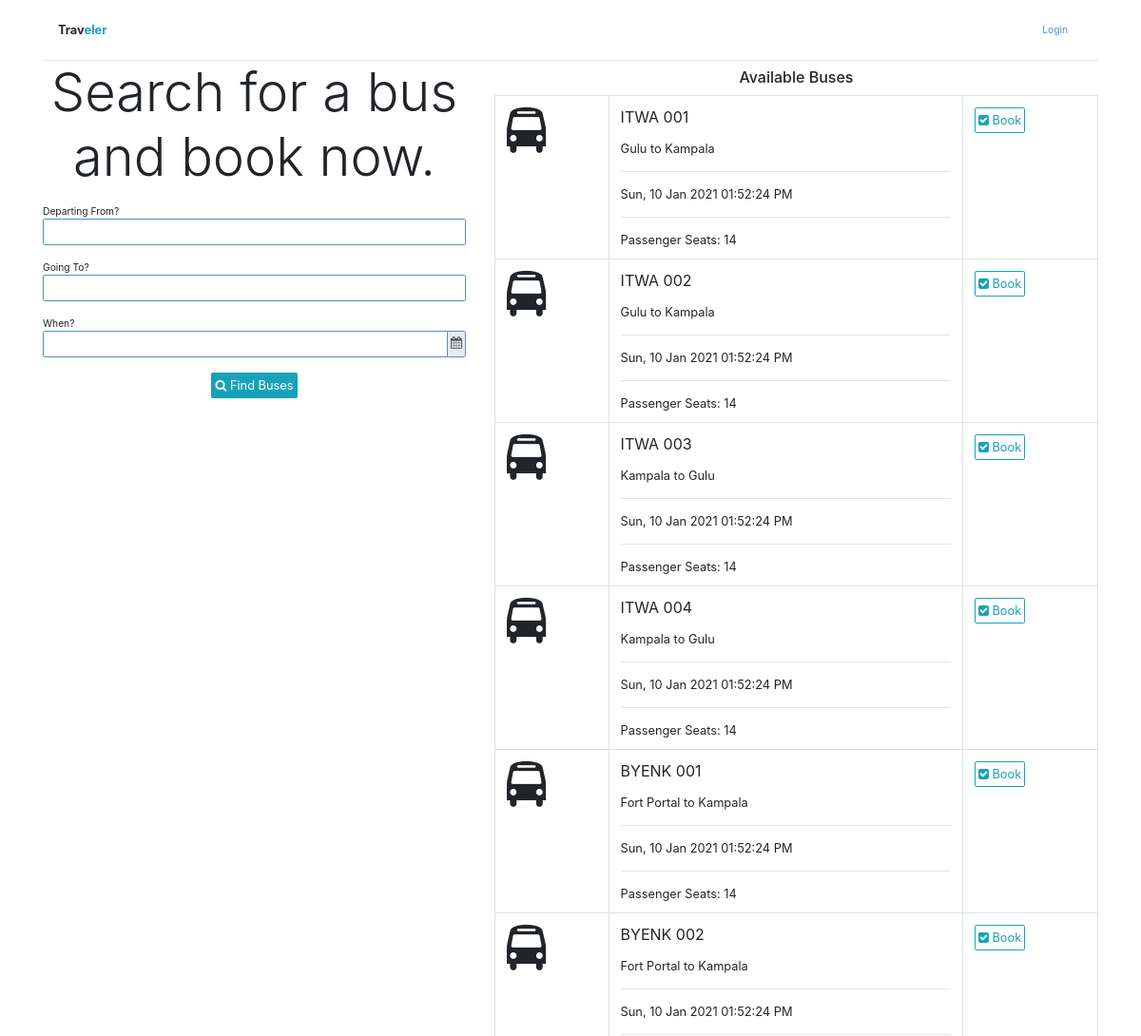
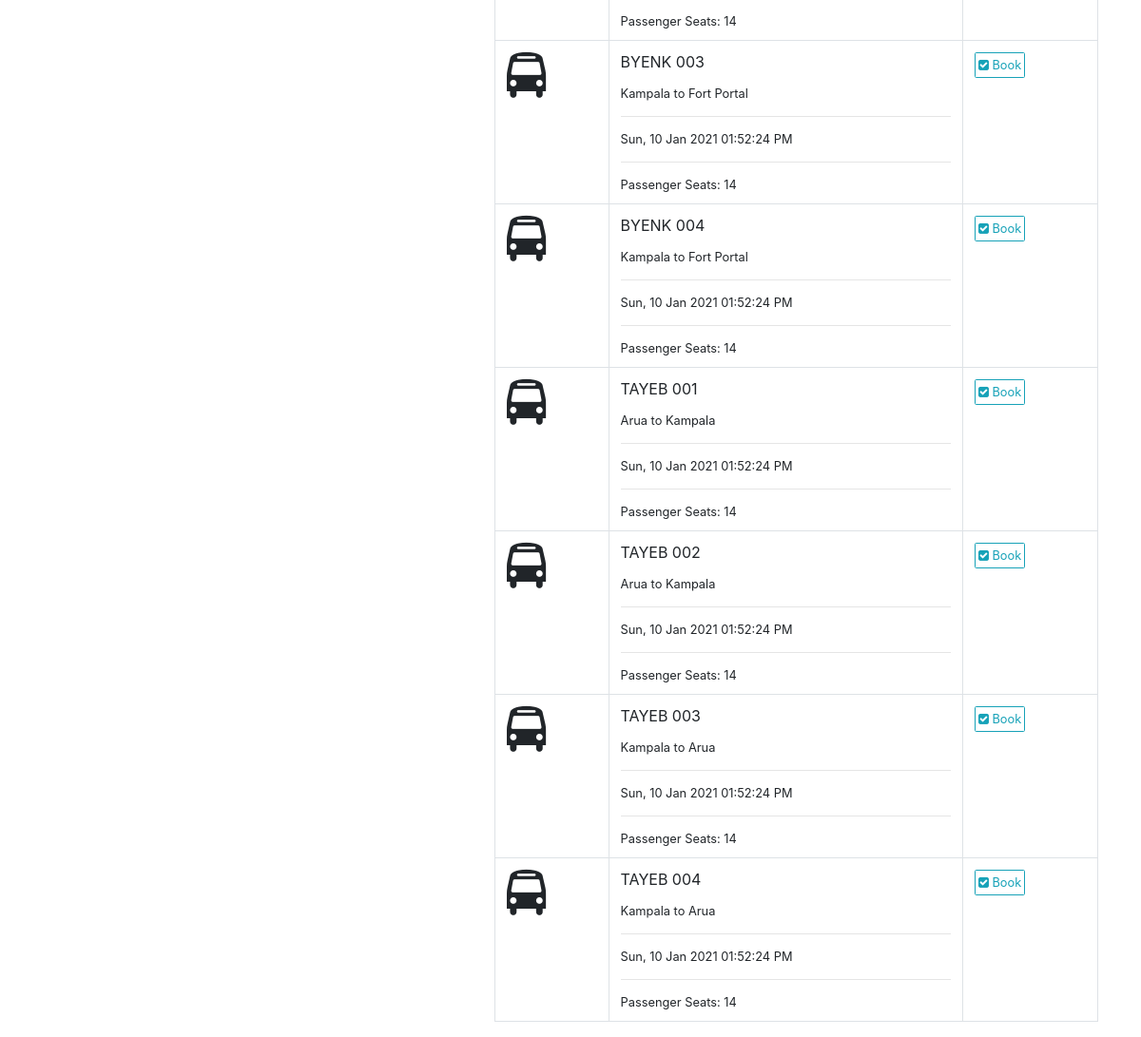
The page /bus/search on the database as committed earlier (2 pictures, top to bottom).
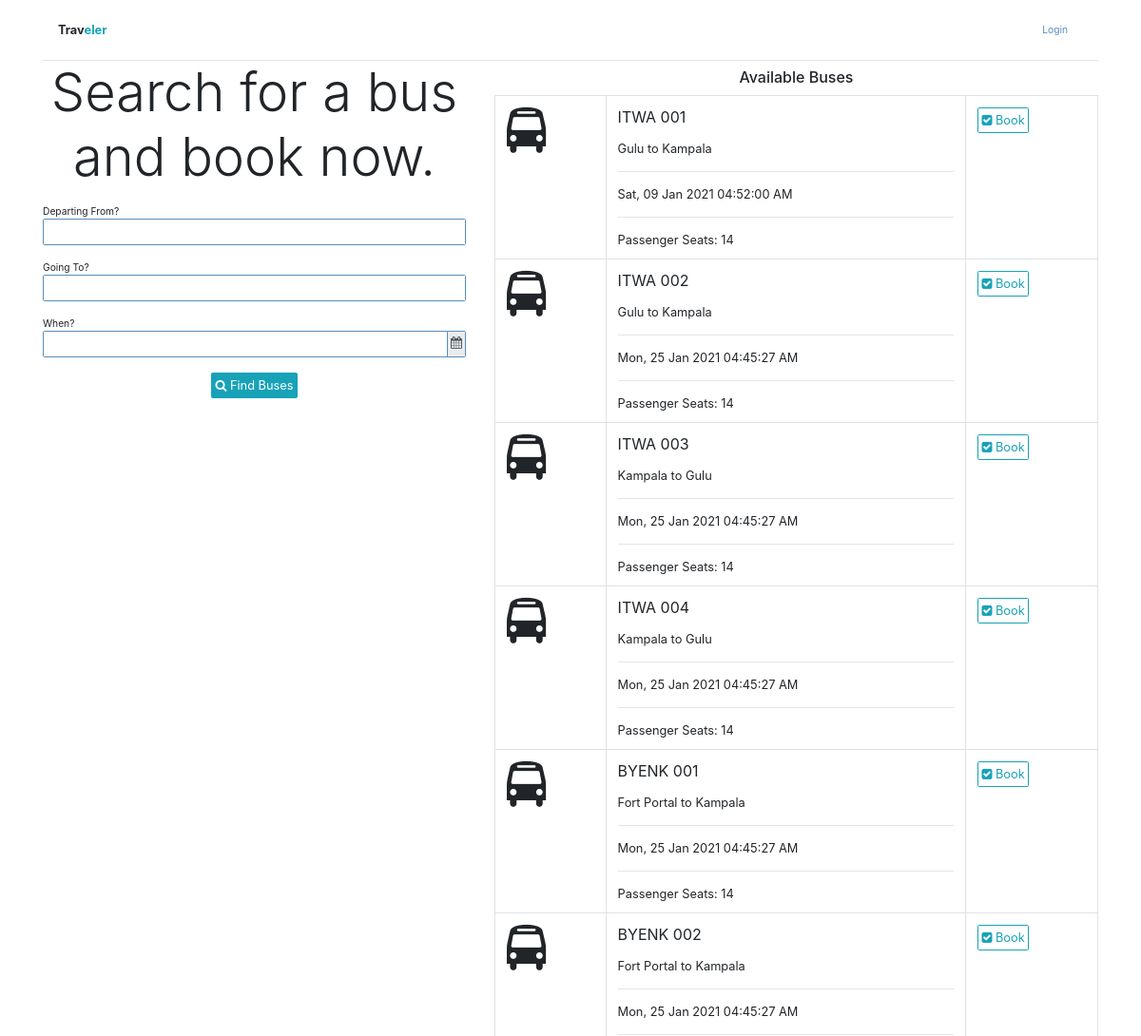
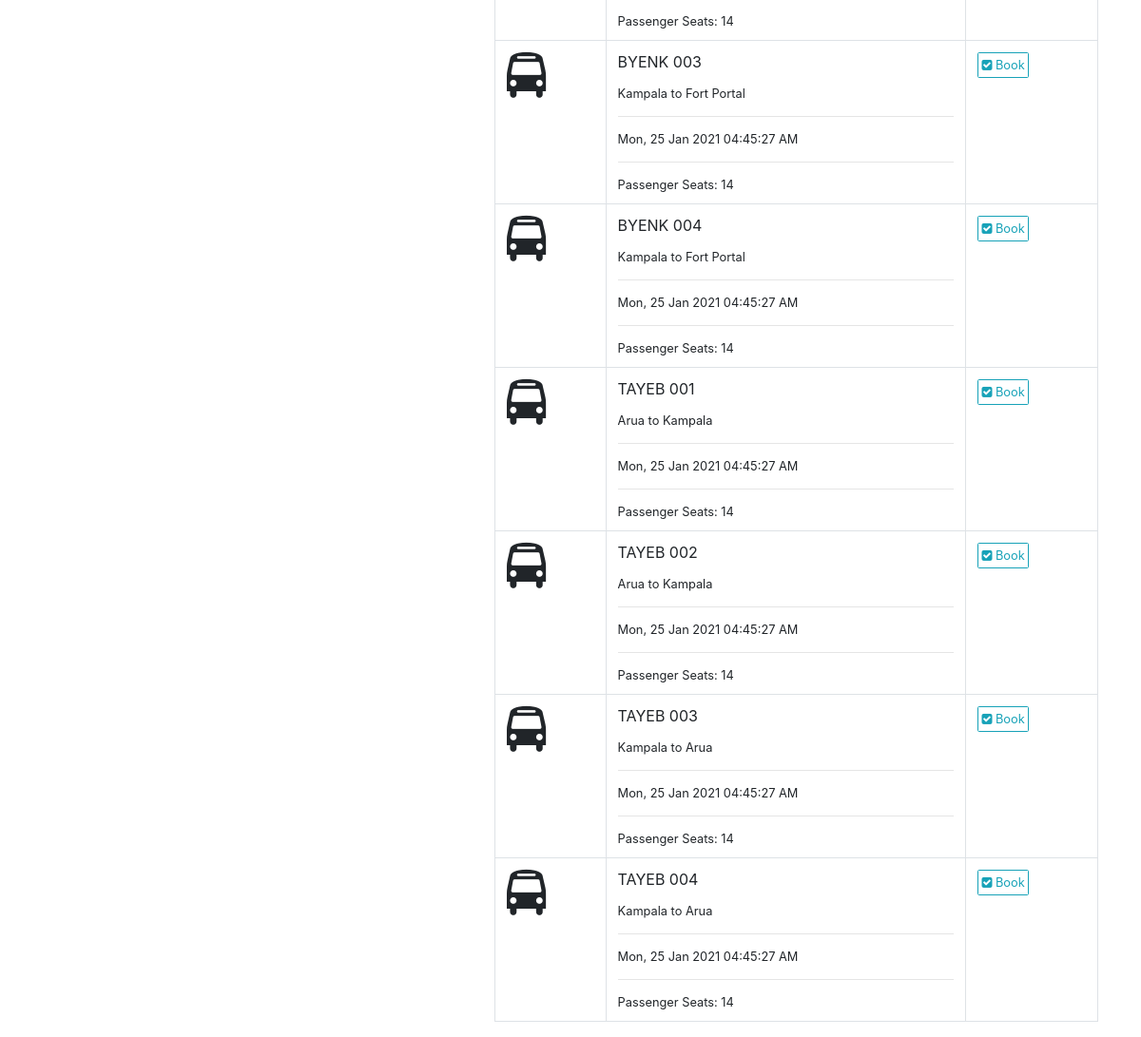
The same page on the database as committed later (2 pictures, top to bottom).
### app/models/models.py (models this page shows, shortened)
class Bus(db.Model):
    id = db.Column(db.Integer, primary_key=True)
    number = db.Column(db.String(16))
    columns = db.Column(db.Integer)
    rows = db.Column(db.Integer)
    broadcast = db.Column(db.Boolean)
    departure_time = db.Column(db.DateTime)
    schedule_cancelled_reason = db.Column(db.String(1024))
    booking_deadline = db.Column(db.DateTime)
    free_bus_time = db.Column(db.DateTime)
    branch_id = db.Column(db.Integer, db.ForeignKey("branch.id"))
    company_id = db.Column(db.Integer, db.ForeignKey("company.id"))
    status_id = db.Column(db.Integer, db.ForeignKey("status.id"))
    journey_id = db.Column(db.Integer, db.ForeignKey("journey.id"))
    grids = db.relationship("Grid", backref="bus", cascade="delete")
    bookings = db.relationship("Booking", backref="bus")
    def seats(self):
        return list(filter(lambda grid:grid.grid_type==1, self.grids))

class Journey(db.Model):
    id = db.Column(db.Integer, primary_key=True)
    from_ = db.Column(db.String(64))
    to = db.Column(db.String(64))
    distance = db.Column(db.Float)
    duration = db.Column(db.Float)
    branch_id = db.Column(db.Integer, db.ForeignKey("branch.id"))
    buses = db.relationship("Bus", backref="journey")
    pickups = db.relationship("Pickup", backref="journey")
    pricings = db.relationship("Pricing", backref="journey")
    def __str__(self):
        return f"{self.from_} to {self.to}"

### app/WEB/views/bus.py (the view)
@bus_bp.route("/search", methods=["GET"])
def search_buses():
	search_buses_form = SearchBusesForm(request.args)
	from_ = None
	to = None
	departure_time = None
	if search_buses_form.validate():
		data = search_buses_form.data
		from_ = data.get("from_")
		to = data.get("to")
		departure_time = data.get("departure_time")
	buses = find_buses(from_=from_, to=to, departure_time=departure_time)
	if departure_time:
		search_buses_form.departure_time.data = departure_time.strftime(app.config.get("TIME_FORMAT"))
	template = "index/search-buses-results.html"
	if current_user.is_authenticated:
		template = "bus/passenger-buses.html"
	return render_template(template, buses=buses, search_buses_form=search_buses_form)

### app/WEB/forms/bus.py (shortened to what this page needs)
class SearchBusesForm(FlaskForm):
	UTC_offset = StringField(widget=HiddenInput())
	from_ = StringField("Departing From?", validators=[])
	to = StringField("Going To?", validators=[])
	departure_time = StringField("When?", validators=[])
	submit = SubmitField('Find Bus')
	def __init__(self, *args, **kwargs):
		super().__init__(*args, **kwargs)
		self.datetime_format = app.config.get("TIME_FORMAT")
	def validate_departure_time(form, field):
		departure_time = field.data

### app/WEB/context_processors.py (called while the page is built)
@app.context_processor
def application():
	return  {
		"HOST": app.config.get("HOST_ADDRESS")
	}

@app.context_processor
def company():
	context = dict()
	if current_user.is_authenticated:
		context["profile"] = current_user.profile
		branch = current_user.profile.branch
		if branch:
			context["branch"] = branch
			context["company"] = branch.company
	return context

### app/WEB/template_filters.py (called while the page is built)
def datetimeformat(value, format='%H:%M / %d-%m-%Y'):
	if isinstance(value, datetime):
		return value.strftime(format)

### app/helpers/datetimes.py (called while the page is built)
def now():
	return datetime.datetime.now().astimezone(timezone)

### app/utils.py (called while the page is built, shortened)
def find_buses(from_=None, to=None, departure_time=None, company_id=None):
	journeys_query = Journey.query
	if from_:
	    journeys_query = journeys_query.filter(Journey.from_==from_)
	if to:
	    journeys_query = journeys_query.filter(Journey.to==to)
	journeys = journeys_query.all()
	buses_query = Bus.query.filter(Bus.journey_id.in_([journey.id for journey in journeys]), Bus.booking_deadline > now())
	if company_id:
	    buses_query = buses_query.filter_by(company_id=company_id)
	return buses_query.all()

### app/templates/index/search-buses-results.html
{% extends 'base.html' %}
{% block body %}
<div class="container">
	{% include 'index/header.html' %}
	<div class="row">
		<div class="col-md-5">
			{% include 'index/search-buses-form.html' %}
		</div>
		<div class="col-md-7">
			{% include 'index/available-buses.html' %}
		</div>
	</div>
</div>
{% endblock %}

### app/templates/base.html (shortened to what this page needs)
<html>
	<head>
		<link rel="stylesheet" type="text/css" href="{{ url_for('static', filename='css/bootstrap.min.css') }}">
		<link rel="stylesheet" type="text/css" href="{{ url_for('static', filename='css/cropper.min.css') }}">
		<link rel="stylesheet" type="text/css" href="{{ url_for('static', filename='css/tempusdominus-bootstrap-4.min.css') }}">
		<link rel="stylesheet" type="text/css" href="{{ url_for('static', filename='css/style.css') }}">
		<link rel="stylesheet" type="text/css" href="{{ url_for('static', filename='css/font-awesome.min.css') }}">
	</head>
	<body>
		{% block body %}
		{% endblock %}
	</body>
</html>

### app/templates/index/header.html
<div class="nav navbar py-3">
	<strong>Trav<span class="text-info">eler</span></strong>
	{% block nav_options %}
		<a href="{{ url_for('index.login') }}" class="nav-link"><small>Login</small></a>
	{% endblock %}
</div>
<hr class="m-0">

### app/templates/index/search-buses-form.html (shortened to what this page needs)
{% from 'helpers.html' import render_string_field, render_UTC_field, render_datetime_field %}
<p class="display-4 text-center">Search for a bus and book now.</p>
<div class="login-content">
<form method="GET" action="{{ url_for('bus.search_buses') }}" >
	{{ render_string_field(search_buses_form.from_) }}
	{{ render_string_field(search_buses_form.to) }}
	{{ render_datetime_field(search_buses_form.departure_time, "departure-time-datetimepicker") }}
	<div align="center" class="border-0">
		<button class="btn btn-info"><span class="fa fa-search"></span> Find Buses</button>
	</div>
</form>
</div>

### app/templates/helpers.html (shortened to what this page needs)
{% macro render_string_field(field) %}
	<div class='form-group'>
		<small>{{field.label.text}}</small>
		{% if field.errors %}
			{{ field(class="form-control is-invalid", **kwargs)|safe }}
			<div class="invalid-feedback">
				{% for error in field.errors %}
					{{ error }}
				{% endfor %}
			</div>
		{% else %}
		{{ field(class="form-control", **kwargs)|safe }}
		{% endif %}
	</div>
{% endmacro %}
{% macro render_datetime_field(field, datetimepicker_id, datetime_format="MMMM DD YYYY, hh:mm A") %}
	<div class="form-group">
		<small>{{field.label.text}}</small>
		{% if field.errors %}
			<div class="input-group date" id="{{datetimepicker_id}}" data-target-input="nearest">
				{{ field(type="text", class="form-control is-invalid datetimepicker-input", data_target="#{{datetimepicker_id}}", **kwargs)|safe }}
				<div class="input-group-append" data-target="#{{datetimepicker_id}}" data-toggle="datetimepicker">
					<div class="input-group-text">
						<i class="fa fa-calendar"></i>
					</div>
				</div>
				<div class="invalid-feedback">
					{% for error in field.errors %}
						{{ error }}
					{% endfor %}
				</div>
			</div>
		{% else %}
		<div class="input-group date" id="{{datetimepicker_id}}" data-target-input="nearest">
			{{ field(type="text", class="form-control datetimepicker-input", data_target='#'+datetimepicker_id, **kwargs)|safe }}
			<div class="input-group-append" data-target="#{{datetimepicker_id}}" data-toggle="datetimepicker">
				<div class="input-group-text">
					<i class="fa fa-calendar"></i>
				</div>
			</div>
		</div>
		{% endif %}
	</div>
{% endmacro %}

### app/templates/index/available-buses.html
<h5 class="p-2 m-0 text-center">Available Buses</h5>
<table class="table table-responsive-sm border">
    <tbody>
        {% for bus in buses %}
            <tr>
                <td>
                	<span class="fa fa-bus fa-3x"></span>
                </td>
                <td class="border m-auto">
                    <p>{{bus.number}}</p>
                    <small>{{bus.journey}}</small>
                    <hr>
                    <small>{{bus.departure_time|datetimeformat('%a, %d %b %Y %r')}}</small>
                    <hr>
                    <small>Passenger Seats: {{bus.seats()|length}} </small>
                </td>
                <td><a href="{{url_for('bus.get_passenger_bus', bus_id=bus.id)}}" class='btn btn-outline-info'><span class="fa fa-check-square"></span> Book</a></td>
            </tr>
        {% else %}
            <div class="container" align="center">
                <p class="display-5 text-muted p-2">No Buses Available!</p>
            </div>
        {% endfor %}
    </tbody>
</table>

### app/static/css/style.css (style rules this page uses)
.login-content { max-width: 510px; margin: 2vh auto; }

Rows that differ between the two databases and show on the page:
changed Bus "ITWA 001": departure_time "Sun, 10 Jan 2021 01:52:24 PM" → "Sat, 09 Jan 2021 04:52:00 AM"
changed Bus "ITWA 002": departure_time "Sun, 10 Jan 2021 01:52:24 PM" → "Mon, 25 Jan 2021 04:45:27 AM"
changed Bus "ITWA 003": departure_time "Sun, 10 Jan 2021 01:52:24 PM" → "Mon, 25 Jan 2021 04:45:27 AM"
changed Bus "ITWA 004": departure_time "Sun, 10 Jan 2021 01:52:24 PM" → "Mon, 25 Jan 2021 04:45:27 AM"
changed Bus "BYENK 001": departure_time "Sun, 10 Jan 2021 01:52:24 PM" → "Mon, 25 Jan 2021 04:45:27 AM"
changed Bus "BYENK 002": departure_time "Sun, 10 Jan 2021 01:52:24 PM" → "Mon, 25 Jan 2021 04:45:27 AM"
changed Bus "BYENK 003": departure_time "Sun, 10 Jan 2021 01:52:24 PM" → "Mon, 25 Jan 2021 04:45:27 AM"
changed Bus "BYENK 004": departure_time "Sun, 10 Jan 2021 01:52:24 PM" → "Mon, 25 Jan 2021 04:45:27 AM"
changed Bus "TAYEB 001": departure_time "Sun, 10 Jan 2021 01:52:24 PM" → "Mon, 25 Jan 2021 04:45:27 AM"
changed Bus "TAYEB 002": departure_time "Sun, 10 Jan 2021 01:52:24 PM" → "Mon, 25 Jan 2021 04:45:27 AM"
changed Bus "TAYEB 003": departure_time "Sun, 10 Jan 2021 01:52:24 PM" → "Mon, 25 Jan 2021 04:45:27 AM"
changed Bus "TAYEB 004": departure_time "Sun, 10 Jan 2021 01:52:24 PM" → "Mon, 25 Jan 2021 04:45:27 AM"
